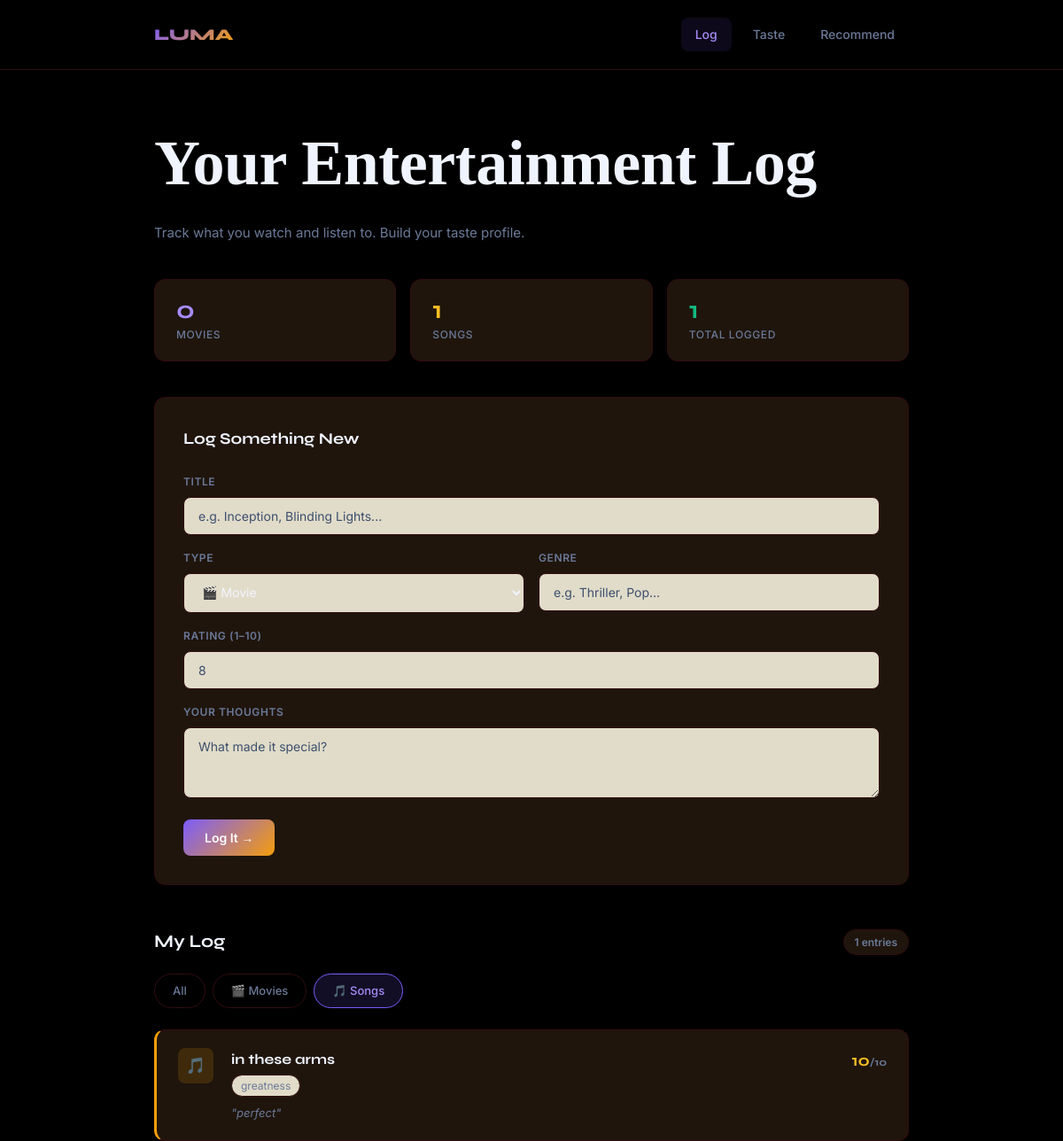
Page /?type=song on the committed database.
### tables this page shows
CREATE TABLE entries (
            id INTEGER PRIMARY KEY AUTOINCREMENT,
            title TEXT NOT NULL,
            type TEXT NOT NULL,
            genre TEXT,
            rating INTEGER,
            notes TEXT
        );

### app.py (the view)
@app.route('/')
def home():
    type_filter=request.args.get('type')
    entries=get_all_entries(type_filter)
    return render_template('index.html', entries=entries)

### database.py (called while the page is built)
def get_connection():
    conn = sqlite3.connect('tracker.db')
    conn.row_factory = sqlite3.Row
    return conn

def get_all_entries(type_filter=None):
    conn=get_connection()
    if type_filter:
        entries =conn.execute('SELECT * from entries WHERE type= ? ORDER BY id DESC',(type_filter,)).fetchall()
    else:
        entries =conn.execute('SELECT * from entries ORDER BY id DESC').fetchall()
    conn.close()
    return entries

### templates/index.html (shortened to what this page needs)
<!DOCTYPE html>
<html lang="en">
<head>
  <link rel="stylesheet" href="{{ url_for('static', filename='style.css') }}">
</head>
<body>
<nav>
  <div class="container">
    <a href="/" class="nav-brand">LUMA</a>
    <div class="nav-links">
      <a href="/" class="active">Log</a>
      <a href="/taste">Taste</a>
      <a href="/recommend">Recommend</a>
    </div>
  </div>
</nav>
<div class="container">
  <div class="page-header">
    <h1>Your Entertainment Log</h1>
    <p>Track what you watch and listen to. Build your taste profile.</p>
  </div>
  <div class="stats-bar">
    <div class="stat-card violet">
      <div class="stat-value">{{ entries | selectattr('type', 'equalto', 'movie') | list | length }}</div>
      <div class="stat-label">Movies</div>
    </div>
    <div class="stat-card amber">
      <div class="stat-value">{{ entries | selectattr('type', 'equalto', 'song') | list | length }}</div>
      <div class="stat-label">Songs</div>
    </div>
    <div class="stat-card green">
      <div class="stat-value">{{ entries | length }}</div>
      <div class="stat-label">Total Logged</div>
    </div>
  </div>
  <div class="form-card">
    <h2>Log Something New</h2>
    <form action="/add" method="POST">
      <div class="form-grid">
        <div class="form-group full">
          <label>Title</label>
          <input type="text" name="title" placeholder="e.g. Inception, Blinding Lights..." required>
        </div>
        <div class="form-group">
          <label>Type</label>
          <select name="type">
            <option value="movie">🎬 Movie</option>
          </select>
        </div>
        <div class="form-group">
          <label>Genre</label>
          <input type="text" name="genre" placeholder="e.g. Thriller, Pop...">
        </div>
        <div class="form-group full">
          <label>Rating (1–10)</label>
          <input type="number" name="rating" placeholder="8" min="1" max="10">
        </div>
        <div class="form-group full">
          <label>Your thoughts</label>
          <textarea name="notes" placeholder="What made it special?"></textarea>
        </div>
      </div>
      <br>
      <button type="submit" class="btn btn-primary">Log It →</button>
    </form>
  </div>
  <div class="section-header">
    <h2>My Log</h2>
    <span class="count-badge">{{ entries | length }} entries</span>
  </div>
  <div class="filter-tabs">
    <a href="/" class="filter-tab {% if not request.args.get('type') %}active{% endif %}">All</a>
    <a href="/?type=movie" class="filter-tab {% if request.args.get('type') == 'movie' %}active{% endif %}">🎬 Movies</a>
    <a href="/?type=song" class="filter-tab {% if request.args.get('type') == 'song' %}active{% endif %}">🎵 Songs</a>
  </div>
  <div class="entries-list">
    {% for entry in entries %}
    <div class="entry-card {{ entry['type'] }}">
      <div class="entry-type-icon">
        {% if entry['type'] == 'movie' %}🎬{% else %}🎵{% endif %}
      </div>
      <div class="entry-content">
        <div class="entry-title">{{ entry['title'] }}</div>
        <div class="entry-meta">
          {% if entry['genre'] %}
          <span class="entry-genre">{{ entry['genre'] }}</span>
          {% endif %}
        </div>
        {% if entry['notes'] %}
        <div class="entry-notes">"{{ entry['notes'] }}"</div>
        {% endif %}
      </div>
      <div class="entry-rating">{{ entry['rating'] }}<span style="font-size:12px;color:var(--text-muted)">/10</span></div>
    </div>
    {% else %}
    <div class="empty-state">
      <p>Nothing logged yet. Add your first movie or song above.</p>
    </div>
    {% endfor %}
  </div>
</div>
</body>
</html>

### rows in the picture
entries: title "in these arms", genre "greatness", notes "perfect", rating "10"

### other values in the picture
{{ entries | selectattr('type', 'equalto', 'movie') | list | length }} "0"
{{ entries | selectattr('type', 'equalto', 'song') | list | length }} "1"
{{ entries | length }} "1"
